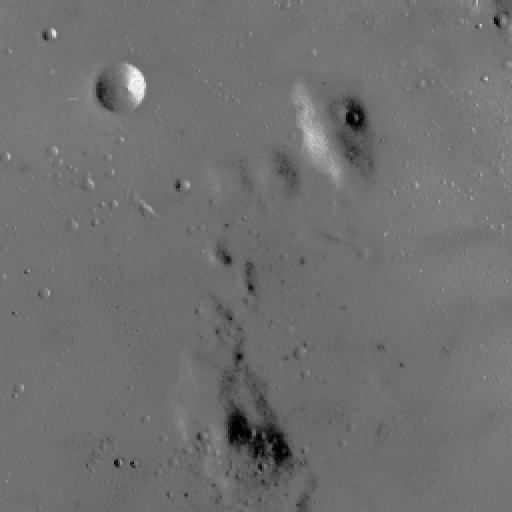
#> input picture skimage.data.moon(), 512 x 512 px; the run also reads 1 picture not shown here
$ python -i uumatsci_utils.py   (imports and definitions only)   (older library calls are emulated)
#> lines starting #> are read from the running program, lines starting #| are printed output that depends on the picture
### plot_equalize.py
"""
======================
Histogram Equalization
======================

This examples enhances an image with low contrast, using a method called
*histogram equalization*, which "spreads out the most frequent intensity
values" in an image [1]_. The equalized image has a roughly linear cumulative
distribution function.

While histogram equalization has the advantage that it requires no parameters,
it sometimes yields unnatural looking images.  An alternative method is
*contrast stretching*, where the image is rescaled to include all intensities
that fall within the 2nd and 98th percentiles [2]_.

.. [1] https://en.wikipedia.org/wiki/Histogram_equalization
.. [2] http://homepages.inf.ed.ac.uk/rbf/HIPR2/stretch.htm

"""
# %%

import matplotlib
import matplotlib.pyplot as plt
import numpy as np

from skimage import data, img_as_float
from skimage import exposure

matplotlib.use('TkAgg')


matplotlib.rcParams['font.size'] = 8

# %%


# [25 lines left out: function plot_img_and_hist, not called in this run]


# Load an example image
img = data.moon()
#> img is the input picture: shape (512, 512); min 0, max 255, mean 112.2
# img = data.gravel()

# Contrast stretching
p2, p98 = np.percentile(img, (2, 98))
#> p2 = 78; p98 = 129
img_rescale = exposure.rescale_intensity(img, in_range=(p2, p98))
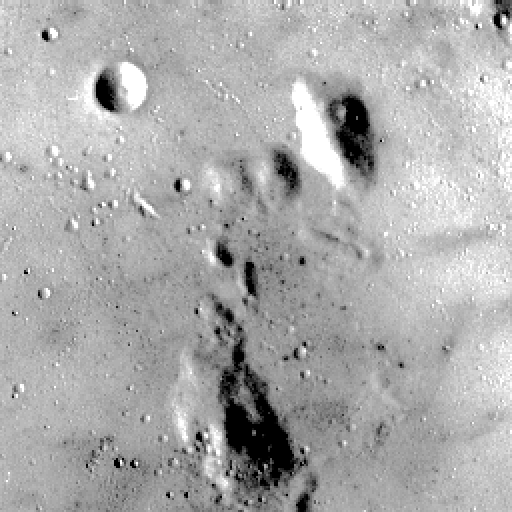
#> img_rescale: shape (512, 512); min 0, max 255, mean 171.5

# Equalization
img_eq = exposure.equalize_hist(img)
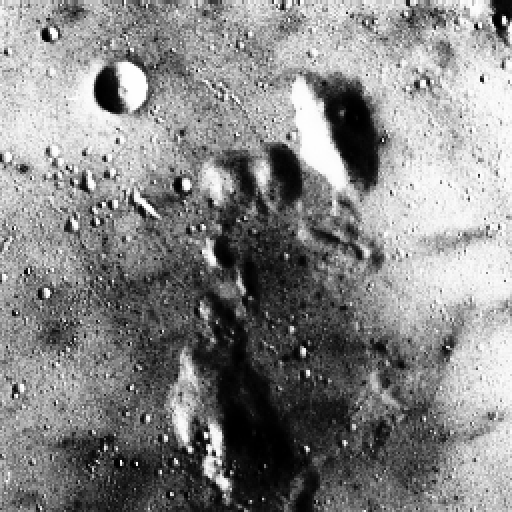
#> img_eq: shape (512, 512) float64; min 0.000916, max 1, mean 0.525

# Adaptive Equalization
img_adapteq = exposure.equalize_adapthist(img, clip_limit=0.03)
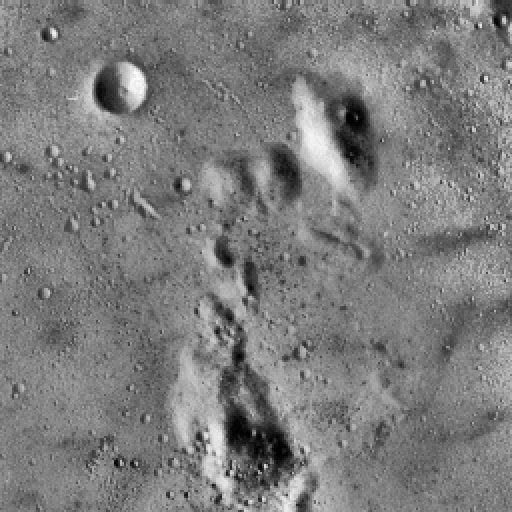
#> img_adapteq: shape (512, 512) float64; min 0, max 1, mean 0.489

# Display results
'''
fig = plt.figure(figsize=(8, 5))
axes = np.zeros((2, 4), dtype=np.object_)
axes[0, 0] = fig.add_subplot(2, 4, 1)
for i in range(1, 4):
    axes[0, i] = fig.add_subplot(2, 4, 1+i, sharex=axes[0, 0], sharey=axes[0, 0])
for i in range(0, 4):
    axes[1, i] = fig.add_subplot(2, 4, 5+i)

ax_img, ax_hist, ax_cdf = plot_img_and_hist(img, axes[:, 0])
ax_img.set_title('Low contrast image')

y_min, y_max = ax_hist.get_ylim()
ax_hist.set_ylabel('Number of pixels')
ax_hist.set_yticks(np.linspace(0, y_max, 5))

ax_img, ax_hist, ax_cdf = plot_img_and_hist(img_rescale, axes[:, 1])
ax_img.set_title('Contrast stretching')

ax_img, ax_hist, ax_cdf = plot_img_and_hist(img_eq, axes[:, 2])
ax_img.set_title('Histogram equalization')

ax_img, ax_hist, ax_cdf = plot_img_and_hist(img_adapteq, axes[:, 3])
ax_img.set_title('Adaptive equalization')

ax_cdf.set_ylabel('Fraction of total intensity')
ax_cdf.set_yticks(np.linspace(0, 1, 5))

# prevent overlap of y-axis labels
fig.tight_layout()
'''

### uumatsci_utils.py
# uumatsci_utils -- Utrecht University Material Science Utility Functions
# Author: Ivan Vasconcelos, i.vasconcelos@uu.nl
# Date: Feb 5, 2020
# Copyrights: Utrecht University

# %% import libs
import numpy as np
import sys
import os
import subprocess
import shutil
from PIL import Image

import matplotlib
# matplotlib.use('Qt5Agg')
# matplotlib.use('MACOSX')
import matplotlib.pyplot as plt


from skimage import data, filters
from skimage import exposure
from skimage.filters import try_all_threshold, threshold_otsu, threshold_li, threshold_minimum, threshold_isodata
from skimage.restoration import denoise_tv_chambolle
from skimage.filters.rank import entropy, mean_bilateral, median
from skimage.morphology import disk

# local libs
from plot_equalize import plot_img_and_hist

# define Microstructre class


class Microstructure:
    # init method
    def __init__(self, dims, ns):

        self.dims = dims  # number of dimensions (2 or 3)
        self.ns = ns  # number of samples per dimensions - all dims must have equal number of samples

        if dims == 2:  # 2D sample
            self.structure = np.ones((ns, ns))  # stores two-phase (binary) sampled microstructure
            self.sourceimage = np.ones((ns, ns))  # stores source image for self.structure
        elif dims == 3:  # 3D sample
            self.structure = np.ones((ns, ns, ns))
            self.sourceimage = np.ones((ns, ns, ns))
        else:  # only 2D or 3D are allowed
            raise Exception('Number of dimensions must be 2 or 3.')

    # Miscellanous class vars
    name = 'default_sample'  # sample name

    # [4 lines of commented-out code are left out]

    # [280 lines left out: functions description, volumefraction, list_inclusion_indeces, write_Mconfig, estimate_twopoint_correlation, estimate_npolytope_functions and 2 more, not called in this run]


def twoDCTimage2structure(input_image, par={'name': 'microstructure_from_image', 'begx': 10, 'begy': 10, 'nsampx': 251, 'nsampy': 251, 'edge_buffer': 10,
                                            'equalisation': True, 'equal_method': 'adaptive', 'stretch_percentile': 2,
                                            'clip_limit': 0.03, 'tvdnoise': True, 'tv_weight': 0.15, 'tv_eps': 2e-04,
                                            'median_filter': False, 'median_filter_length': 3,
                                            'thresholding_method': 'otsu', 'thresholding_weight': 1.0, 'nbins': 256,
                                            'make_figs': False, 'fig_res': 400, 'fig_path': ''}):

    #
    # begin by reading in image and check if ndarray class
    if type(input_image) is np.ndarray:
        pass
    else:
        raise Exception('The input image must be of the numpy.ndarray class.')

    # check dimensions, argument consistency, etc.
    im_shape = input_image.shape  # get array shape
#> im_shape = (11764, 17765)
    im_dims = len(im_shape)  # number of dimensions
#> im_dims = 2
    if im_dims != 2:  # dimensions must be 2
        raise Exception('input image must be 2D.')
    min_samp_num = par['nsampx'] + 2 * par['edge_buffer']  # minimum number of samples required
#> min_samp_num = 271
    #if im_shape[0] < min_samp_num or im_shape[1] < min_samp_num:
    #   raise Exception('input image has too few samples for chosen nsamp and edge_buffer values.')

    # initiate output, window input for processing
    output_microstructure = Microstructure(im_dims, min(par['nsampx'], par['nsampy']))
    ix_beg = par['begx']  # index of window origin in x
#> ix_beg = 10
    ix_end = ix_beg + (par['nsampx'])  # index of window end in x
#> ix_end = 261
    iy_beg = par['begy']  # index of window origin in y
#> iy_beg = 10
    iy_end = iy_beg + (par['nsampy'])  # index of window end in y
#> iy_end = 261
    ixbuf_beg = ix_beg - par['edge_buffer']  # index of buffered window origin in x
#> ixbuf_beg = 0
    ixbuf_end = ix_end + par['edge_buffer']  # index of buffered window end in x
#> ixbuf_end = 271
    iybuf_beg = iy_beg - par['edge_buffer']  # index of buffered window origin in x
#> iybuf_beg = 0
    iybuf_end = iy_end + par['edge_buffer']  # index of buffered window end in x
#> iybuf_end = 271

    img = input_image[ixbuf_beg:ixbuf_end, iybuf_beg:iybuf_end]  # image for processing
#> img: shape (271, 271); every value is 255
    print(img.shape)
#| (271, 271)
    # source image with no processing
    output_microstructure.sourceimage = input_image[ix_beg:ix_end, iy_beg:iy_end]
#> output_microstructure.sourceimage: shape (251, 251); every value is 255
    # for subsequent windowing of buffered outputs into desired window
    ibeg = par['edge_buffer'] - 1
#> ibeg = 9
    iend = ibeg + par['nsampx']
#> iend = 260
    print(ibeg, iend)
#| 9 260

    # 1) Histrogram equalisation
    if par['equalisation']:
        if par['equal_method'] == 'stretching':
            # Contrast stretching
            img_p2, img_p98 = np.percentile(img, (2, 98))
            img_cstretch = exposure.rescale_intensity(img, in_range=(img_p2, img_p98))
            img = img_cstretch
        elif par['equal_method'] == 'histogram':
            # Conventional histogram equalisation
            img_hist = exposure.equalize_hist(img)
            img = img_hist
        elif par['equal_method'] == 'adaptive':
            # Adative histogram equalisation
            img_adaptive = exposure.equalize_adapthist(img, clip_limit=par['clip_limit'])
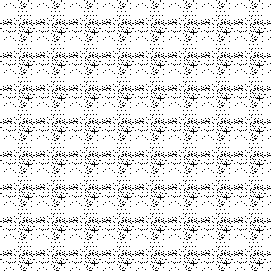
#> img_adaptive: shape (271, 271) float64; values 0 (black) and 1 (white), 89.4% white; black in thin lines or dots
            img = img_adaptive
        else:
            raise Exception(
                "invalid option for equal_method. Options are: 'stretching', 'histogram', 'adaptive'.")
        output_microstructure.sourceimage = img[ibeg:iend, ibeg:iend]
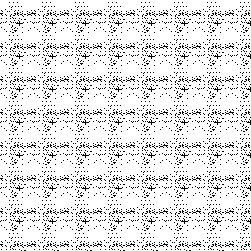
#> output_microstructure.sourceimage: shape (251, 251) float64; values 0 (black) and 1 (white), 89.1% white; black in thin lines or dots

    # 2) TV Denoising
    if par['tvdnoise']:
        img_dnoise = denoise_tv_chambolle(
            img, weight=par['tv_weight'], eps=par['tv_eps'], multichannel=False)
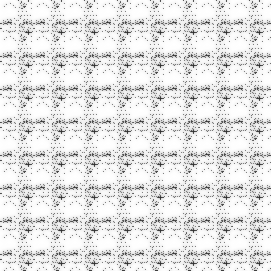
#> img_dnoise: shape (271, 271) float64; min 0.189, max 1, mean 0.894
        img = img_dnoise
        output_microstructure.sourceimage = img[ibeg:iend, ibeg:iend]
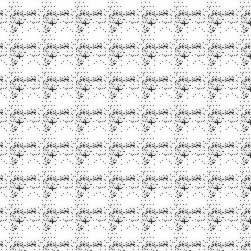
#> output_microstructure.sourceimage: shape (251, 251) float64; min 0.189, max 1, mean 0.891

    # 3) Median filtering
    if par['median_filter']:
        img_median = median(img, disk(par['median_filter_length']))
        img = img_median
        output_microstructure.sourceimage = img[ibeg:iend, ibeg:iend]

    # 4) Thresholding (image segmentation)
    if par['thresholding_method'] == 'otsu':
        # Otsu method
        thresh_otsu = threshold_otsu(img)
#> thresh_otsu = 0.678
        img_thresh = img >= par['thresholding_weight'] * thresh_otsu
#> img_thresh: shape (271, 271) bool; 89.4% white; black in thin lines or dots
    elif par['thresholding_method'] == 'isodata':
        # Isodata method
        thresh_isodata = threshold_isodata(img)
        img_thresh = img >= par['thresholding_weight'] * thresh_isodata
    elif par['thresholding_method'] == 'li':
        # Li method
        thresh_li = threshold_li(img)
        img_thresh = img >= par['thresholding_weight'] * thresh_li
    elif par['thresholding_method'] == 'minimum':
        # Minimum method
        thresh_minimum = threshold_minimum(img)
        img_thresh = img >= par['thresholding_weight'] * thresh_minimum
    else:
        raise Exception(
            "invalid option for thresholding_method. Options are: 'otsu', 'isodata', 'li','minimum'.")

    # Done: finalise output, make figures
    output_microstructure.structure = img_thresh[ibeg:iend, ibeg:iend]
#> output_microstructure.structure: shape (251, 251) bool; 89.1% white; black in thin lines or dots
    output_microstructure.name = par['name']
#> output_microstructure.name = 'microstructure_from_image'


    if par['make_figs']:
        plt.figure()
        plt.imshow(output_microstructure.structure, cmap=plt.cm.gray)
        # plt.colorbar()
        plt.savefig(par['fig_path'] + par['name'] + '_structure.tif', dpi=par['fig_res'])

        plt.figure()
        plt.imshow(output_microstructure.sourceimage, cmap=plt.cm.gray)
        # plt.colorbar()
        plt.savefig(par['fig_path'] + par['name'] + '_sourceimage.tif', dpi=par['fig_res'])

        '''
        plt.figure()
        # image overlay
        x = np.arange(0, 501, 1)
        y = np.arange(0, 501, 1)
        extent = np.min(x), np.max(x), np.min(y), np.max(y)
        fig = plt.figure(frameon=False)
        Z1 = output_microstructure.structure
        im1 = plt.imshow(Z1, cmap=plt.cm.gray, interpolation='nearest',
                         extent=extent)
        Z2 = output_microstructure.sourceimage
        im2 = plt.imshow(Z2, cmap=plt.cm.viridis, alpha=.75, interpolation='bilinear',
                         extent=extent)
        plt.show()
        plt.savefig(par['fig_path'] + par['name'] + '_imgstruct_overlay.tif', dpi=par['fig_res'])
        '''
    return output_microstructure


# Calculate effective acoustic properties from S2 with Strong-Contrast Expansion
# [175 lines left out: functions EffectiveAcoustic_fromS2_SCE, EffectiveAcoustic_fromS2_SCE_ver2, not called in this run]

# [1 line not run here, left out]

>>> import cv2
>>> picture = cv2.imread('shap.png', cv2.IMREAD_GRAYSCALE)
>>> result = twoDCTimage2structure(picture)
